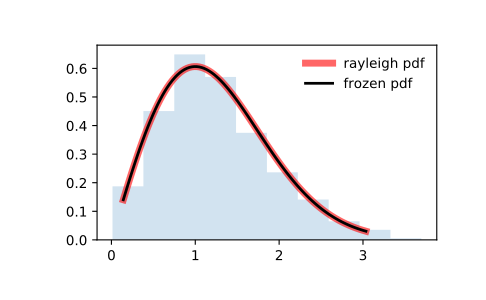

This chart was generated by the following Python code:
from scipy.stats import rayleigh
import matplotlib.pyplot as plt
fig, ax = plt.subplots(1, 1)

# Calculate a few first moments:

mean, var, skew, kurt = rayleigh.stats(moments='mvsk')

# Display the probability density function (``pdf``):

x = np.linspace(rayleigh.ppf(0.01),
                rayleigh.ppf(0.99), 100)
ax.plot(x, rayleigh.pdf(x),
       'r-', lw=5, alpha=0.6, label='rayleigh pdf')

# Alternatively, the distribution object can be called (as a function)
# to fix the shape, location and scale parameters. This returns a "frozen"
# RV object holding the given parameters fixed.

# Freeze the distribution and display the frozen ``pdf``:

rv = rayleigh()
ax.plot(x, rv.pdf(x), 'k-', lw=2, label='frozen pdf')

# Check accuracy of ``cdf`` and ``ppf``:

vals = rayleigh.ppf([0.001, 0.5, 0.999])
np.allclose([0.001, 0.5, 0.999], rayleigh.cdf(vals))
# True

# Generate random numbers:

r = rayleigh.rvs(size=1000)

# And compare the histogram:

ax.hist(r, density=True, histtype='stepfilled', alpha=0.2)
ax.legend(loc='best', frameon=False)
plt.show()
